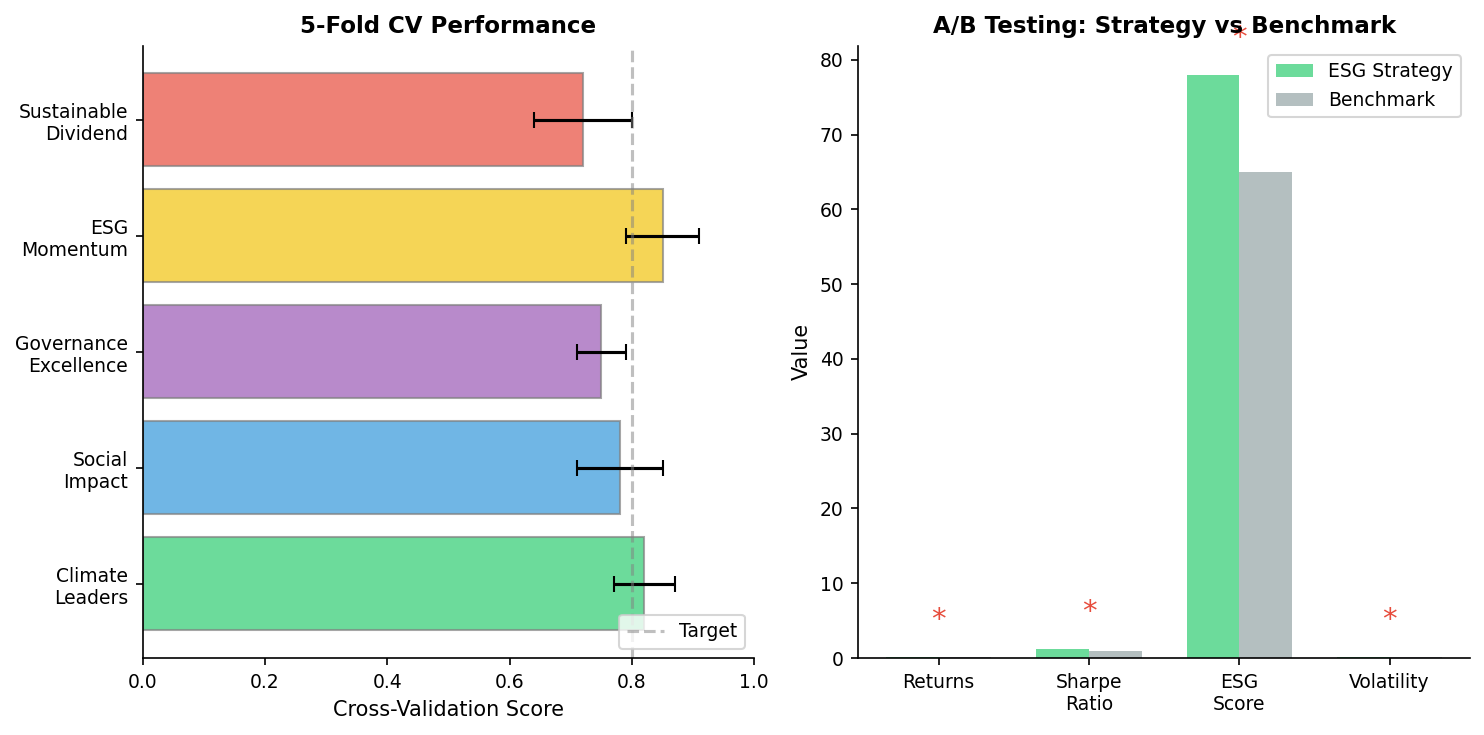

The Python source for this figure:
"""Validation Metrics - Cross-validation and A/B testing results"""
import numpy as np
import matplotlib.pyplot as plt
from pathlib import Path

plt.rcParams.update({
    'font.size': 10, 'axes.labelsize': 10, 'axes.titlesize': 11,
    'xtick.labelsize': 9, 'ytick.labelsize': 9, 'legend.fontsize': 9,
    'figure.figsize': (10, 6), 'figure.dpi': 150
})

np.random.seed(42)
fig, (ax1, ax2) = plt.subplots(1, 2, figsize=(10, 5))

# Left: Cross-validation scores
strategies = ['Climate\nLeaders', 'Social\nImpact', 'Governance\nExcellence',
              'ESG\nMomentum', 'Sustainable\nDividend']
cv_means = [0.82, 0.78, 0.75, 0.85, 0.72]
cv_stds = [0.05, 0.07, 0.04, 0.06, 0.08]

colors = ['#2ecc71', '#3498db', '#9b59b6', '#f1c40f', '#e74c3c']

bars = ax1.barh(strategies, cv_means, xerr=cv_stds, color=colors, alpha=0.7,
                capsize=4, edgecolor='gray')
ax1.set_xlabel('Cross-Validation Score', fontsize=10)
ax1.set_title('5-Fold CV Performance', fontsize=11, fontweight='bold')
ax1.set_xlim(0, 1)
ax1.axvline(x=0.8, color='gray', linestyle='--', alpha=0.5, label='Target')
ax1.legend(loc='lower right')
ax1.spines['top'].set_visible(False)
ax1.spines['right'].set_visible(False)

# Right: A/B test results
metrics = ['Returns', 'Sharpe\nRatio', 'ESG\nScore', 'Volatility']
strategy_a = [0.12, 1.2, 78, 0.15]
strategy_b = [0.09, 0.9, 65, 0.18]
x = np.arange(len(metrics))
width = 0.35

ax2.bar(x - width/2, strategy_a, width, label='ESG Strategy', color='#2ecc71', alpha=0.7)
ax2.bar(x + width/2, strategy_b, width, label='Benchmark', color='#95a5a6', alpha=0.7)

ax2.set_xticks(x)
ax2.set_xticklabels(metrics)
ax2.set_ylabel('Value', fontsize=10)
ax2.set_title('A/B Testing: Strategy vs Benchmark', fontsize=11, fontweight='bold')
ax2.legend(loc='upper right')
ax2.spines['top'].set_visible(False)
ax2.spines['right'].set_visible(False)

# Add significance markers
for i, (a, b) in enumerate(zip(strategy_a, strategy_b)):
    if abs(a - b) / max(a, b) > 0.1:
        ax2.text(i, max(a, b) + 0.05 * max(strategy_a), '*', ha='center', fontsize=14, color='#e74c3c')

plt.tight_layout()
plt.savefig(Path(__file__).parent / 'chart.pdf', dpi=300, bbox_inches='tight')
plt.savefig(Path(__file__).parent / 'chart.png', dpi=150, bbox_inches='tight')
plt.close()
print("10_validation_metrics created")
